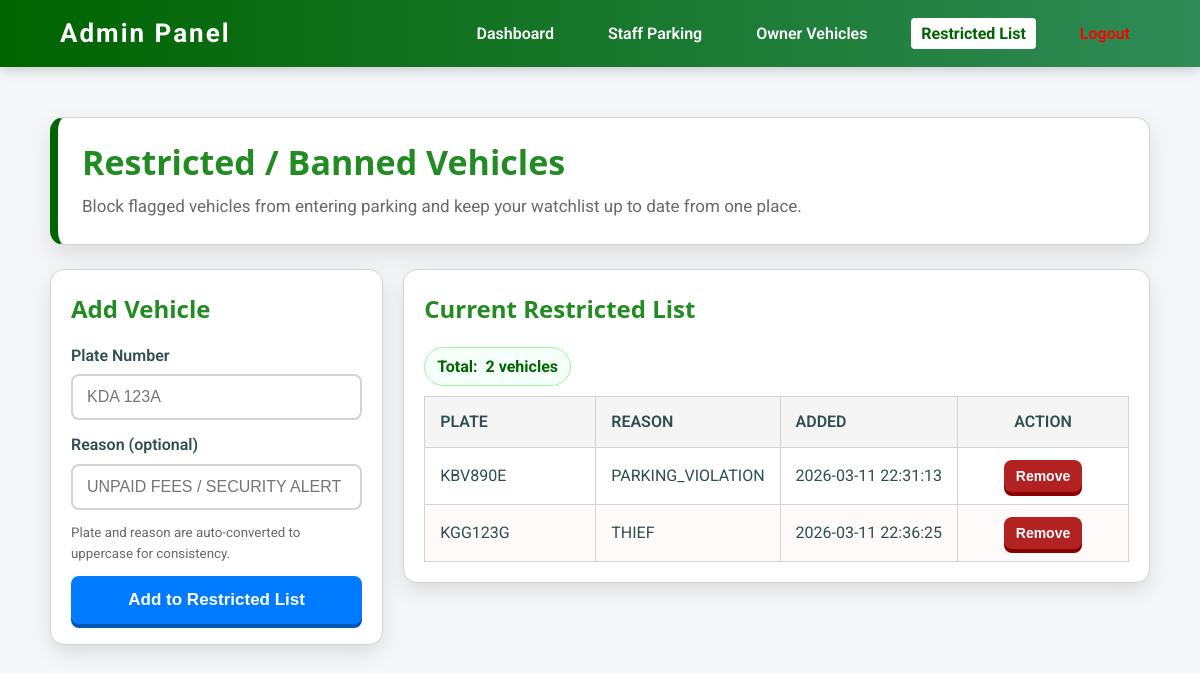
Page /admin/restricted.php (signed in) on the committed database.
### tables this page shows
CREATE TABLE `restricted_vehicles` (
  `id` int(11) NOT NULL,
  `plate_number` varchar(20) NOT NULL,
  `reason` varchar(255) DEFAULT NULL,
  `added_at` datetime DEFAULT current_timestamp(),
  `deleted_at` datetime DEFAULT NULL
);

### public/admin/restricted.php (the view, shortened to what this page needs)
<?php
$db = new DatabaseConnection();
$pdo = $db->pdo;
try {
    $pdo->exec("CREATE TABLE IF NOT EXISTS restricted_vehicles (\
        id INT AUTO_INCREMENT PRIMARY KEY,\
        plate_number VARCHAR(20) UNIQUE NOT NULL,\
        reason VARCHAR(255) DEFAULT NULL,\
        added_at DATETIME DEFAULT CURRENT_TIMESTAMP\
    ) ENGINE=InnoDB DEFAULT CHARSET=utf8mb4");
} catch (Exception $e) {
}
$rows = [];
try {
    $stmt = $pdo->query("SELECT plate_number, reason, added_at FROM restricted_vehicles WHERE deleted_at IS NULL ORDER BY plate_number");
    $rows = $stmt->fetchAll(PDO::FETCH_ASSOC);
} catch (Exception $e) {
    $message = "Warning: restricted_vehicles table not found yet.";
}
?>
<!DOCTYPE html>
<html>
<head>
    <link rel="stylesheet" href="../assets/css/style.css">
</head>
<body>
<nav>
    <div class="logo">Admin Panel</div>
    <div class="links">
        <a href="dashboard.php">Dashboard</a>
        <a href="staff.php">Staff Parking</a>
        <a href="owners.php">Owner Vehicles</a>
        <a href="restricted.php" class="active">Restricted List</a>
        <a href="logout.php" style="color:red;">Logout</a>
    </div>
</nav>
<main class="restricted-page">
    <section class="restricted-hero">
        <h2>Restricted / Banned Vehicles</h2>
        <p>Block flagged vehicles from entering parking and keep your watchlist up to date from one place.</p>
    </section>
    <section class="restricted-grid">
        <article class="restricted-card">
            <h3>Add Vehicle</h3>
            <form method="POST" class="restricted-form">
                <label>
                    Plate Number
                    <input name="plate" required class="auto-uppercase" autocomplete="off" placeholder="KDA 123A">
                </label>
                <label>
                    Reason (optional)
                    <input name="reason" class="auto-uppercase" autocomplete="off" placeholder="UNPAID FEES / SECURITY ALERT">
                </label>
                <small>Plate and reason are auto-converted to uppercase for consistency.</small>
                <button type="submit">Add to Restricted List</button>
            </form>
        </article>
        <article class="restricted-card">
            <h3>Current Restricted List</h3>
            <div class="restricted-count">
                <span>Total:</span>
                <span><?= count($rows) ?> vehicle<?= count($rows) === 1 ? '' : 's' ?></span>
            </div>
            <?php if (empty($rows)): ?>
                <div class="empty-state">No restricted vehicles yet. Add a plate to start enforcing restrictions.</div>
            <?php else: ?>
                <div class="table-wrap">
                    <table>
                        <thead>
                            <tr>
                                <th>Plate</th>
                                <th>Reason</th>
                                <th>Added</th>
                                <th>Action</th>
                            </tr>
                        </thead>
                        <tbody>
                            <?php foreach ($rows as $row): ?>
                                <tr>
                                    <td><?= htmlspecialchars($row['plate_number']) ?></td>
                                    <td><?= htmlspecialchars($row['reason'] ?? 'N/A') ?></td>
                                    <td><?= htmlspecialchars($row['added_at']) ?></td>
                                    <td>
                                        <form method="POST" onsubmit="return confirm('Remove <?= htmlspecialchars($row['plate_number']) ?> from restricted list?');">
                                            <button type="submit" class="btn-remove">Remove</button>
                                        </form>
                                    </td>
                                </tr>
                            <?php endforeach; ?>
                        </tbody>
                    </table>
                </div>
            <?php endif; ?>
        </article>
    </section>
</main>
</body>
</html>

### public/assets/css/style.css (style rules this page uses)
body { margin: 0; font-family: 'Roboto', 'Segoe UI', Tahoma, Geneva, Verdana, sans-serif; background: #f5f7fa; color: darkslategray; line-height: 1.6; }
h1, h2, h3, h4, h5 { color: #2d862d; font-family: 'Segoe UI', Tahoma, Geneva, Verdana, sans-serif; }
nav { background: linear-gradient(90deg, darkgreen 0%, seagreen 100%); padding: 0.8rem 5%; display: flex; justify-content: space-between; align-items: center; box-shadow: 0 3px 12px rgba(0,0,0,0.2); position: sticky; top: 0; z-index: 100; }
nav .logo { color: white; font-size: 26px; font-weight: 700; letter-spacing: 2px; }
nav .links a { color: white; text-decoration: none; margin-left: 30px; font-weight: 600; padding: 6px 10px; border-radius: 4px; transition: background-color 0.3s, color 0.3s; }
nav .links a.active { background: white; color: darkgreen; font-weight: 700; }
button { width: 100%; padding: 14px; background-color: #007bff; color: white; border: none; border-radius: 8px; cursor: pointer; font-weight: 600; font-size: 17px; transition: background-color 0.3s, transform 0.2s; box-shadow: 0 4px 0 #0056b3; }
table { width: 100%; border-collapse: collapse; margin-top: 20px; font-size: 16px; }
table th, table td { border: 1px solid lightgray; padding: 12px 15px; text-align: left; min-width: 140px; white-space: nowrap; }
table th { background-color: whitesmoke; color: darkslategray; text-transform: uppercase; font-weight: 600; }
table tbody tr:nth-child(even) { background: snow; }

### public/admin/restricted.php (style rules this page uses)
.restricted-page { width: 95%; max-width: 1100px; margin: 50px auto 90px auto; display: grid; grid-template-columns: 1fr; gap: 24px; }
.restricted-hero { background: white; border: 1px solid lightgray; border-left: 8px solid darkgreen; border-radius: 14px; padding: 24px; box-shadow: 0 10px 24px gainsboro; }
.restricted-hero h2 { margin: 0; color: forestgreen; font-size: 34px; line-height: 1.2; }
.restricted-hero p { margin-top: 10px; margin-bottom: 0; color: dimgray; font-size: 17px; }
.restricted-grid { display: grid; grid-template-columns: minmax(300px, 380px) 1fr; gap: 20px; align-items: start; }
.restricted-card { background: white; border: 1px solid lightgray; border-radius: 14px; padding: 20px; box-shadow: 0 8px 20px gainsboro; }
.restricted-card h3 { margin-top: 0; margin-bottom: 14px; font-size: 24px; color: forestgreen; }
.restricted-form { display: grid; gap: 12px; }
.restricted-form label { display: grid; gap: 6px; color: darkslategray; font-weight: 600; }
.restricted-form input { width: 100%; padding: 12px 14px; border-radius: 8px; border: 2px solid lightgray; font-size: 16px; box-sizing: border-box; }
.restricted-form small { color: dimgray; }
.restricted-count { display: inline-flex; align-items: center; gap: 8px; background: mintcream; color: darkgreen; border: 1px solid palegreen; border-radius: 999px; padding: 6px 12px; font-weight: 700; margin-top: 4px; margin-bottom: 10px; }
.table-wrap { overflow-x: auto; }
.table-wrap table { margin-top: 0; }
.table-wrap td:last-child, .table-wrap th:last-child { width: 130px; text-align: center; }
.btn-remove { width: auto; background-color: firebrick; box-shadow: 0 4px 0 darkred; padding: 8px 12px; font-size: 14px; }

### rows in the picture
restricted_vehicles: plate_number "KBV890E", reason "PARKING_VIOLATION", added_at "2026-03-11 22:31:13"
restricted_vehicles: plate_number "KGG123G", reason "THIEF", added_at "2026-03-11 22:36:25"

### other values in the picture
count($rows) "2"
